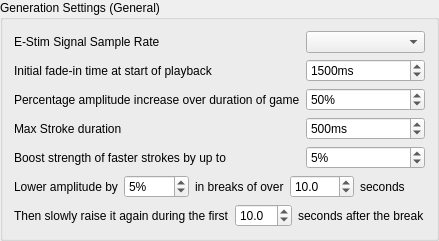
        <widget class="QGroupBox" name="estimGeneralSettingsBox">
         <property name="title">
          <string>Generation Settings (General)</string>
         </property>
         <layout class="QGridLayout" name="gridLayout_11">
          <item row="2" column="1">
           <widget class="QSpinBox" name="estimTotalSignalGrowthSpinBox">
            <property name="toolTip">
             <string>Increase signal strength by this amount over the course of the game to account for loss in sensitivity (in effect, this lowers the starting volume, use larger values for longer games)</string>
            </property>
            <property name="suffix">
             <string>%</string>
            </property>
            <property name="maximum">
             <number>500</number>
            </property>
            <property name="singleStep">
             <number>5</number>
            </property>
            <property name="value">
             <number>50</number>
            </property>
           </widget>
          </item>
          <item row="1" column="0">
           <widget class="QLabel" name="estimStartPlaybackFadeInTimeLabel">
            <property name="toolTip">
             <string>Ramp up the amplitude over this time so that the shock isn't too sudden when playback starts in the middle of a pattern</string>
            </property>
            <property name="text">
             <string>Initial fade-in time at start of playback</string>
            </property>
           </widget>
          </item>
          <item row="4" column="1">
           <widget class="QSpinBox" name="estimBoostShortStrokesSpinBox">
            <property name="toolTip">
             <string>Short strokes can feel less intense than longer strokes of the same amplitude. To compensate, slightly increase the amplitude of strokes shorter than the stroke duration specified above.</string>
            </property>
            <property name="suffix">
             <string>%</string>
            </property>
            <property name="maximum">
             <number>20</number>
            </property>
            <property name="value">
             <number>5</number>
            </property>
           </widget>
          </item>
          <item row="3" column="0">
           <widget class="QLabel" name="estimMaxStrokeLengthLabel">
            <property name="toolTip">
             <string>The maximum time for one full 'up-and-down stroke'. Beats which are further apart than this will not have the stroke length stretched to fill the gap. Also used in calculations for boosting faster strokes.</string>
            </property>
            <property name="text">
             <string>Max Stroke duration</string>
            </property>
           </widget>
          </item>
          <item row="0" column="1">
           <widget class="QComboBox" name="estimSampleRateComboBox"/>
          </item>
          <item row="2" column="0">
           <widget class="QLabel" name="estimTotalSignalGrowthLabel">
            <property name="toolTip">
             <string>Increase signal strength by this amount over the course of the game to account for loss in sensitivity (in effect, this lowers the starting volume, use larger values for longer games)</string>
            </property>
            <property name="text">
             <string>Percentage amplitude increase over duration of game</string>
            </property>
           </widget>
          </item>
          <item row="3" column="1">
           <widget class="QSpinBox" name="estimMaxStrokeLengthSpinBox">
            <property name="toolTip">
             <string>The maximum time for one full 'up-and-down stroke'. Beats which are further apart than this will not have the stroke length stretched to fill the gap. Also used in calculations for boosting faster strokes.</string>
            </property>
            <property name="suffix">
             <string>ms</string>
            </property>
            <property name="minimum">
             <number>1</number>
            </property>
            <property name="maximum">
             <number>30000</number>
            </property>
            <property name="singleStep">
             <number>25</number>
            </property>
            <property name="value">
             <number>500</number>
            </property>
           </widget>
          </item>
          <item row="0" column="0">
           <widget class="QLabel" name="estimSampleRateLabel">
            <property name="text">
             <string>E-Stim Signal Sample Rate</string>
            </property>
           </widget>
          </item>
          <item row="5" column="0" colspan="2">
           <layout class="QHBoxLayout" name="estimCompressorHorizontalLayout">
            <item>
             <widget class="QLabel" name="estimLowerAmplitudeByLabel">
              <property name="toolTip">
               <string>Sensitivity can increase during long periods of no stimulation. To avoid discomfort when the signal starts again, temporarily lower the amplitude immediately following these breaks.</string>
              </property>
              <property name="text">
               <string>Lower amplitude by</string>
              </property>
             </widget>
            </item>
            <item>
             <widget class="QSpinBox" name="estimCompressorStrengthSpinBox">
              <property name="toolTip">
               <string>Sensitivity can increase during long periods of no stimulation. To avoid discomfort when the signal starts again, temporarily lower the amplitude immediately following these breaks.</string>
              </property>
              <property name="suffix">
               <string>%</string>
              </property>
              <property name="maximum">
               <number>30</number>
              </property>
              <property name="value">
               <number>5</number>
              </property>
             </widget>
            </item>
            <item>
             <widget class="QLabel" name="estimInBreaksOfOverLabel">
              <property name="toolTip">
               <string>Sensitivity can increase during long periods of no stimulation. To avoid discomfort when the signal starts again, temporarily lower the amplitude immediately following these breaks.</string>
              </property>
              <property name="text">
               <string>in breaks of over</string>
              </property>
             </widget>
            </item>
            <item>
             <widget class="QDoubleSpinBox" name="estimCompressorBiteTimeSpinBox">
              <property name="toolTip">
               <string>Sensitivity can increase during long periods of no stimulation. To avoid discomfort when the signal starts again, temporarily lower the amplitude immediately following these breaks.</string>
              </property>
              <property name="decimals">
               <number>1</number>
              </property>
              <property name="minimum">
               <double>0.500000000000000</double>
              </property>
              <property name="maximum">
               <double>600.000000000000000</double>
              </property>
              <property name="singleStep">
               <double>0.500000000000000</double>
              </property>
              <property name="value">
               <double>10.000000000000000</double>
              </property>
             </widget>
            </item>
            <item>
             <widget class="QLabel" name="estimSecondsLabel">
              <property name="toolTip">
               <string>Sensitivity can increase during long periods of no stimulation. To avoid discomfort when the signal starts again, temporarily lower the amplitude immediately following these breaks.</string>
              </property>
              <property name="text">
               <string>seconds</string>
              </property>
             </widget>
            </item>
           </layout>
          </item>
          <item row="1" column="1">
           <widget class="QSpinBox" name="estimStartPlaybackFadeInTimeSpinBox">
            <property name="toolTip">
             <string>Ramp up the amplitude over this time so that the shock isn't too sudden when playback starts in the middle of a pattern</string>
            </property>
            <property name="suffix">
             <string>ms</string>
            </property>
            <property name="maximum">
             <number>30000</number>
            </property>
            <property name="singleStep">
             <number>100</number>
            </property>
            <property name="value">
             <number>1500</number>
            </property>
           </widget>
          </item>
          <item row="4" column="0">
           <widget class="QLabel" name="estimBoostShortStrokesLabel">
            <property name="toolTip">
             <string>Short strokes can feel less intense than longer strokes of the same amplitude. To compensate, slightly increase the amplitude of strokes shorter than the stroke duration specified above.</string>
            </property>
            <property name="text">
             <string>Boost strength of faster strokes by up to</string>
            </property>
           </widget>
          </item>
          <item row="6" column="0" colspan="2">
           <layout class="QHBoxLayout" name="estimCompressorHorizontalLayout_2">
            <item>
             <widget class="QLabel" name="estimRaiseItDuringLabel">
              <property name="toolTip">
               <string>Sensitivity can increase during long periods of no stimulation. To avoid discomfort when the signal starts again, temporarily lower the amplitude immediately following these breaks.</string>
              </property>
              <property name="text">
               <string>Then slowly raise it again during the first</string>
              </property>
             </widget>
            </item>
            <item>
             <widget class="QDoubleSpinBox" name="estimCompressorReleaseSpinBox">
              <property name="toolTip">
               <string>Sensitivity can increase during long periods of no stimulation. To avoid discomfort when the signal starts again, temporarily lower the amplitude immediately following these breaks.</string>
              </property>
              <property name="decimals">
               <number>1</number>
              </property>
              <property name="minimum">
               <double>0.500000000000000</double>
              </property>
              <property name="maximum">
               <double>120.000000000000000</double>
              </property>
              <property name="singleStep">
               <double>0.500000000000000</double>
              </property>
              <property name="value">
               <double>10.000000000000000</double>
              </property>
             </widget>
            </item>
            <item>
             <widget class="QLabel" name="estimSecondsAfterTheBreakLabel">
              <property name="toolTip">
               <string>Sensitivity can increase during long periods of no stimulation. To avoid discomfort when the signal starts again, temporarily lower the amplitude immediately following these breaks.</string>
              </property>
              <property name="text">
               <string>seconds after the break</string>
              </property>
             </widget>
            </item>
           </layout>
          </item>
         </layout>
        </widget>
